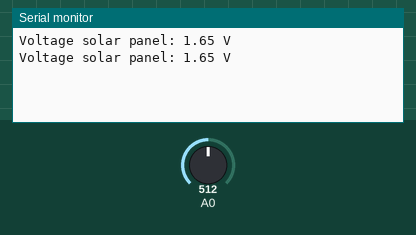
Simulated run of this sketch. Board: Arduino Uno, built with avr-gcc and run on an emulated ATmega328P. Parts: the last lines printed to the serial monitor. The inputs (shaded band) are chosen by the test bench; at power-on: A0 = 512.

Above: at 1.8 s.
1.9 s: A0 set to 716
At 2.8 s:
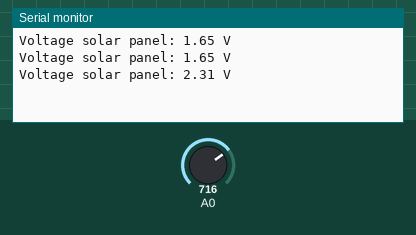
3.4 s: A0 set to 900
At 4.8 s:
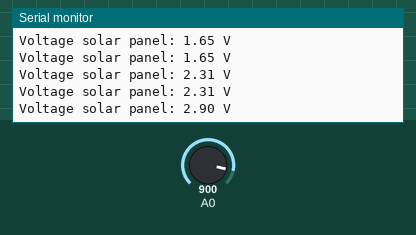
Timing chart, 0 to 6.4 s (numbered marks = the images above; inputs shaded):
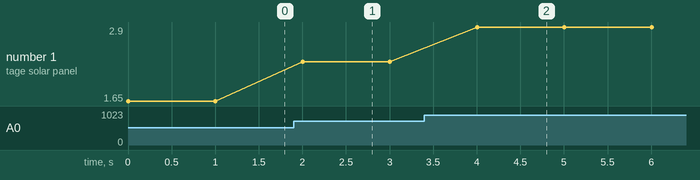

The sketch:

meas_sun.ino
```cpp
void setup() {
  // put your setup code here, to run once:
  Serial.begin(9600);
}

/*
Sun module: am-5608
Vopen = 3.3V
Vmin = 0.1V

Iopen = 36.0mA
Pmax = 125mW （3.9V-32.0mA）
analogRead: 0-1023 range
*/
void loop() {
  // put your main code here, to run repeatedly:
  int rawValue = analogRead(A0);
  float voltage = rawValue * (3.3/ 1023); //scale voltage to range  of arduino, Vmin = 0.1
  Serial.print("Voltage solar panel: ");
  Serial.print(voltage); // 0.02 V delay
  Serial.println(" V");
  delay(1000);
}
```

Measured:
- after the input at 1.9 s, the serial monitor: prints a new line after 0.10 s (image 1)
- after the input at 3.4 s, the serial monitor: prints a new line after 0.60 s (image 2)
- plotted number 1: 1.65 → 2.31 after the input at 1.9 s, 2.31 → 2.9 after the input at 3.4 s
